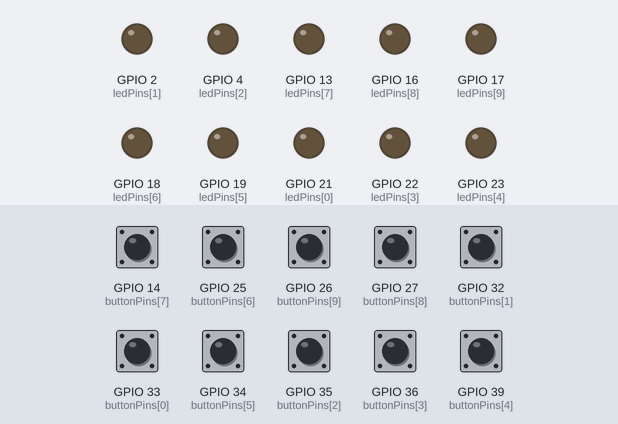
A sketch run on a simulated ESP32. Shown: output pins drawn as LEDs (lit = HIGH). The test bench sets the inputs (shaded band); at power-on: GPIO 14 (buttonPins[7]), GPIO 25 (buttonPins[6]), GPIO 26 (buttonPins[9]), GPIO 27 (buttonPins[8]), GPIO 32 (buttonPins[1]), GPIO 33 (buttonPins[0]), GPIO 34 (buttonPins[5]), GPIO 35 (buttonPins[2]), GPIO 36 (buttonPins[3]), GPIO 39 (buttonPins[4]) LOW.

Above: at 1.2 s.
1.3 s: GPIO 14 (buttonPins[7]) pulled HIGH for 0.15 s
At 2.6 s:
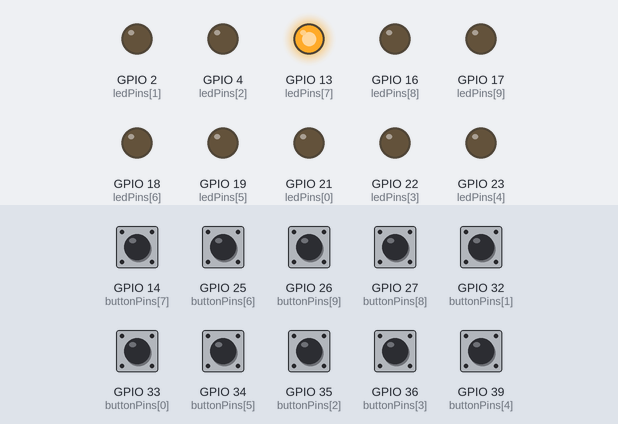
2.9 s: GPIO 25 (buttonPins[6]) pulled HIGH for 0.15 s
At 3.4 s:
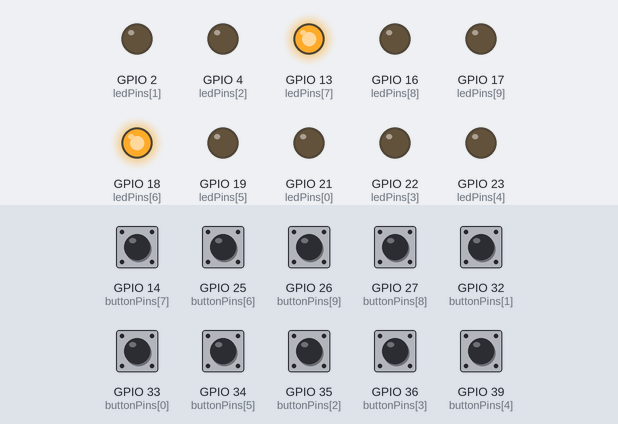
4.5 s: GPIO 26 (buttonPins[9]) pulled HIGH for 0.15 s
At 5.8 s:
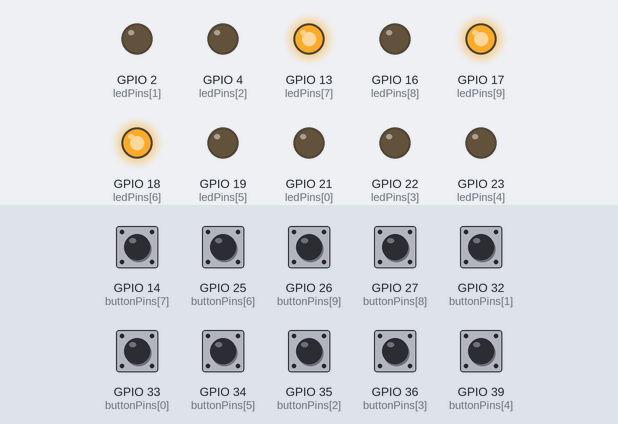
6.1 s: GPIO 27 (buttonPins[8]) pulled HIGH for 0.15 s
At 7.4 s:
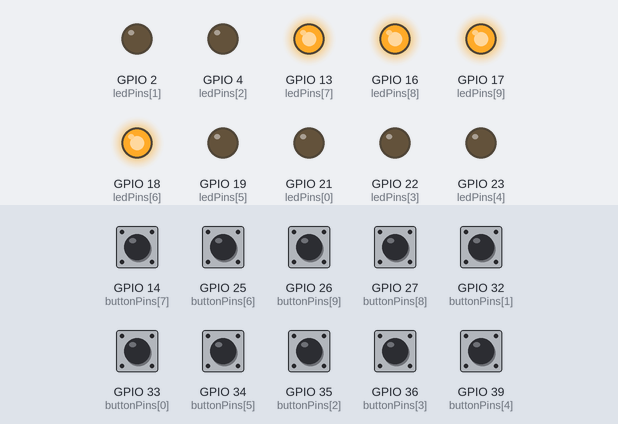
7.7 s: GPIO 32 (buttonPins[1]) pulled HIGH for 0.15 s
At 8.2 s:
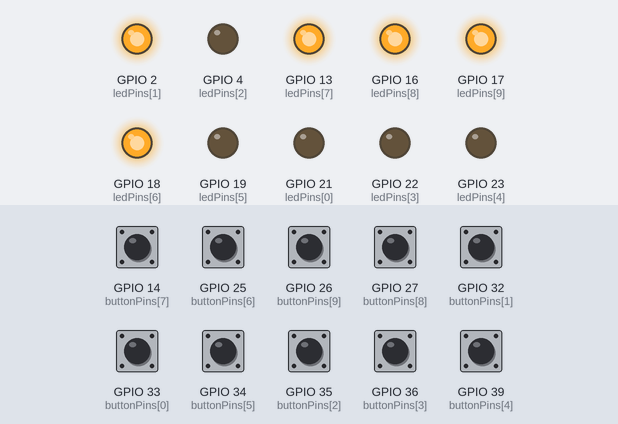
9.3 s: GPIO 33 (buttonPins[0]) pulled HIGH for 0.15 s
At 10.8 s:
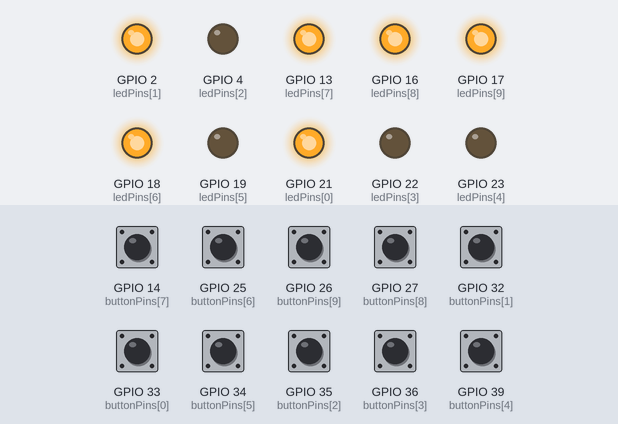
Timing chart, 0 to 11.9 s (numbered marks = the images above; inputs shaded):
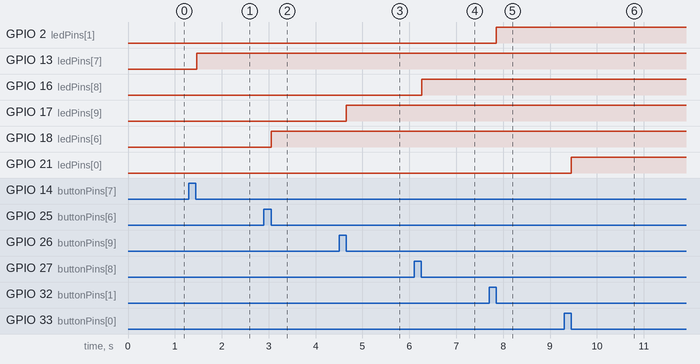

The sketch:

WiFi_Module.ino
```cpp
#define DEBUG 1

const int ledPin1=21,ledPin2=2,ledPin3=4,ledPin4=22,ledPin5=23,ledPin6=19,ledPin7=18,ledPin8=13,ledPin9=16,ledPin10=17;
const int buttonPin1=33,buttonPin2=32,buttonPin3=35,buttonPin4=36,buttonPin5=39,buttonPin6=34,buttonPin7=25,buttonPin8=14,buttonPin9=27,buttonPin10=26;

int buttonState1,buttonState2,buttonState3,buttonState4,buttonState5,buttonState6,buttonState7,buttonState8,buttonState9,buttonState10;
int ledState1,ledState2,ledState3,ledState4,ledState5,ledState6,ledState7,ledState8,ledState9,ledState10;

int ledPins[] = {21, 2, 4, 22, 23, 19, 18, 13, 16, 17};
int countOfLeds = sizeof(ledPins) / sizeof(ledPins[0]);
int ledPinsStatuses[10];

int buttonPins[] = {33, 32, 35, 36, 39, 34, 25, 14, 27, 26};
int countOfButtons = sizeof(buttonPins) / sizeof(buttonPins[0]);
int buttonPinsStatuses[10];

void setup()
{
  Serial.begin(115200);

  for (int i = 0; i < countOfLeds; i++) {
      pinMode(ledPins[i], OUTPUT);
      digitalWrite(ledPins[i], LOW);
  }

  for (int i = 0; i < countOfButtons; i++) {
      pinMode(buttonPins[i], INPUT);
      digitalWrite(buttonPins[i], HIGH);
  }
}

void loop() {

  delay(20);

  for (int i = 0; i < countOfButtons; i++) {

    if (buttonPinsStatuses[i] != digitalRead(buttonPins[i])) { // Check for change button status
      buttonPinsStatuses[i] = digitalRead(buttonPins[i]);  // Check for button pressed

      if (buttonPinsStatuses[i] == LOW) {
        if (ledPinsStatuses[i] == LOW) { // Turn led on
          ledPinsStatuses[i] = HIGH;
        }
      } else {
        ledPinsStatuses[i] = LOW; // Turn led off
      }

      digitalWrite (ledPins[i], ledPinsStatuses[i]);
    }
  }


//  if (buttonState1 != digitalRead(buttonPin1))
//  {
//    buttonState1=digitalRead(buttonPin1);
//    if (buttonState1==LOW)
//    {
//      if (ledState1==LOW)
//      {ledState1=HIGH;}
//    else
//      {ledState1=LOW;}
//      digitalWrite (ledPin1, ledState1);
//    }
//  }
}

//void buttonChangeStatus()
```

Measured:
- after the input at 1.3 s, GPIO 13 (ledPins[7]): LOW → HIGH after 0.17 s
- after the input at 2.9 s, GPIO 18 (ledPins[6]): LOW → HIGH after 0.15 s
- after the input at 4.5 s, GPIO 17 (ledPins[9]): LOW → HIGH after 0.16 s
- after the input at 6.1 s, GPIO 16 (ledPins[8]): LOW → HIGH after 0.17 s
- after the input at 7.7 s, GPIO 2 (ledPins[1]): LOW → HIGH after 0.15 s
- after the input at 9.3 s, GPIO 21 (ledPins[0]): LOW → HIGH after 0.16 s
